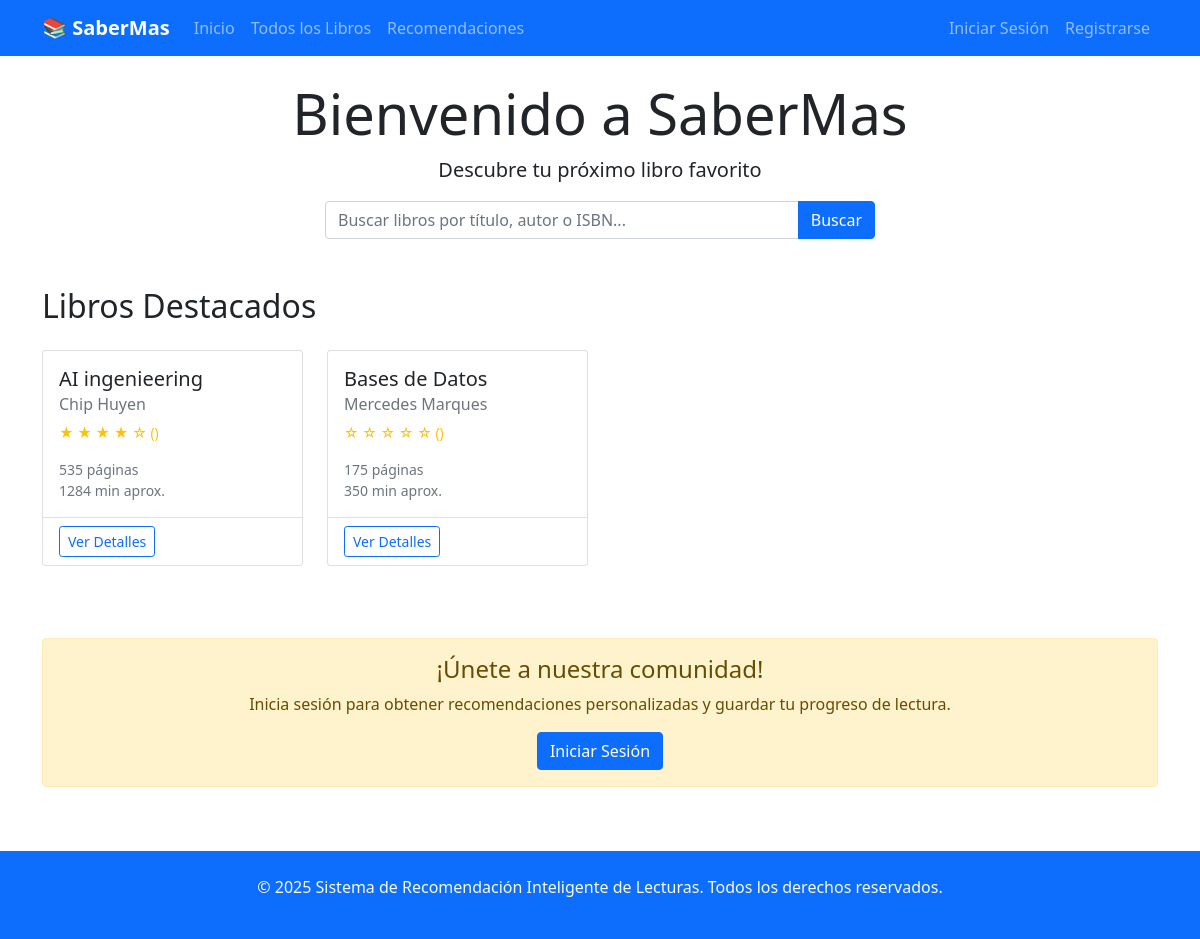
The page / on the database its author committed.
### sril/models.py (models this page shows, shortened)
class Libro(models.Model):
    titulo = models.CharField(max_length=255, verbose_name="Título")
    autor = models.CharField(max_length=255, verbose_name="Autor")
    isbn = models.CharField(
        max_length=20,
        unique=True,
        blank=True,
        null=True,
        verbose_name="ISBN"
    )
    sinopsis = models.TextField(blank=True, null=True, verbose_name="Sinopsis")
    numero_paginas = models.PositiveIntegerField(
        default=0,
        verbose_name="Número de páginas"
    )
    tiempo_lectura_promedio = models.PositiveIntegerField(
        default=0,
        help_text="Tiempo promedio de lectura en minutos",
        verbose_name="Tiempo de lectura"
    )
    fecha_publicacion = models.DateField(
        blank=True,
        null=True,
        verbose_name="Fecha de publicación"
    )
    editorial = models.CharField(
        max_length=100,
        blank=True,
        null=True,
        verbose_name="Editorial"
    )
    archivo_pdf = models.FileField(
        upload_to='libros/pdfs/',
        blank=True,
        null=True,
        validators=[FileExtensionValidator(allowed_extensions=['pdf'])],
        help_text="Subir archivo PDF del libro",
        verbose_name="Archivo PDF"
    )
    portada = models.ImageField(
        upload_to='libros/portadas/',
        blank=True,
        null=True,
        help_text="Portada generada automáticamente desde el PDF",
        verbose_name="Portada"
    )
    disponible_descarga = models.BooleanField(
        default=False,
        help_text="¿Está disponible para descarga?",
        verbose_name="Disponible para descarga"
    )
    categorias = models.ManyToManyField(
        'Categoria',
        through='LibroCategoria',
        verbose_name="Categorías"
    )
    activo = models.BooleanField(default=True, verbose_name="Activo")
    fecha_creacion = models.DateTimeField(auto_now_add=True, verbose_name="Fecha de creación")
    fecha_actualizacion = models.DateTimeField(auto_now=True, verbose_name="Fecha de actualización")
    class Meta:
        verbose_name = 'Libro'
        verbose_name_plural = 'Libros'
        ordering = ['titulo']
        indexes = [
            models.Index(fields=['titulo']),
            models.Index(fields=['autor']),
            models.Index(fields=['fecha_publicacion']),
        ]
    class Meta:
        verbose_name = 'Libro'
        verbose_name_plural = 'Libros'
        ordering = ['titulo']
        indexes = [
            models.Index(fields=['titulo']),
            models.Index(fields=['autor']),
            models.Index(fields=['fecha_publicacion']),
        ]

### sril/views.py (the view)
# urls.py: 2. Add a URL to urlpatterns:  path('', views.home, name='home')
def home(request):
    libros_destacados = Libro.objects.annotate(
        avg_rating=Avg('puntuaciones__puntuacion'),
        num_ratings=Count('puntuaciones')
    ).filter(activo=True).order_by('-avg_rating')[:8]
    context = {
        'libros_destacados': libros_destacados,
    }
    return render(request, 'sril/home.html', context)

### sril/templates/sril/home.html (shortened to what this page needs)
{% extends 'sril/base.html' %}
{% block content %}
<div class="row">
    <div class="col-12 text-center mb-5">
        <h1 class="display-4">Bienvenido a SaberMas</h1>
        <p class="lead">Descubre tu próximo libro favorito</p>
        <form method="get" action="{% url 'sril:lista_libros' %}" class="row g-3 justify-content-center">
            <div class="col-md-6">
                <div class="input-group">
                    <input type="text" name="q" class="form-control" placeholder="Buscar libros por título, autor o ISBN...">
                    <button class="btn btn-primary" type="submit">Buscar</button>
                </div>
            </div>
        </form>
    </div>
</div>
<div class="row mb-5">
    <div class="col-12">
        <h2 class="mb-4">Libros Destacados</h2>
        <div class="row">
            {% for libro in libros_destacados %}
            <div class="col-md-3 mb-4">
                <div class="card book-card h-100">
                    <div class="card-body">
                        <h5 class="card-title">{{ libro.titulo }}</h5>
                        <h6 class="card-subtitle mb-2 text-muted">{{ libro.autor }}</h6>
                        <p class="card-text small">
                            <span class="rating-stars">
                                {% with rating=libro.avg_rating|default:0 %}
                                    {% for i in "12345" %}
                                        {% if forloop.counter <= rating %}
                                            ★
                                        {% else %}
                                            ☆
                                        {% endif %}
                                    {% endfor %}
                                {% endwith %}
                                ({{ rating|floatformat:1 }})
                            </span>
                        </p>
                        <p class="card-text small text-muted">
                            {{ libro.numero_paginas }} páginas<br>
                            {{ libro.tiempo_lectura_promedio }} min aprox.
                        </p>
                    </div>
                    <div class="card-footer bg-transparent">
                        <a href="{% url 'sril:detalle_libro' libro.id %}" class="btn btn-sm btn-outline-primary">Ver Detalles</a>
                    </div>
                </div>
            </div>
            {% empty %}
            <div class="col-12">
                <div class="alert alert-info">
                    No hay libros destacados disponibles en este momento.
                </div>
            </div>
            {% endfor %}
        </div>
    </div>
</div>
{% if user.is_authenticated %}
<div class="row">
    <div class="col-md-4 mb-3">
        <div class="card text-center">
            <div class="card-body">
                <h5 class="card-title">Mis Preferencias</h5>
                <p class="card-text">Personaliza tus gustos literarios</p>
                <a href="{% url 'sril:mis_preferencias' %}" class="btn btn-primary">Gestionar</a>
            </div>
        </div>
    </div>
    <div class="col-md-4 mb-3">
        <div class="card text-center">
            <div class="card-body">
                <h5 class="card-title">Explorar</h5>
                <p class="card-text">Descubre todos nuestros libros</p>
                <a href="{% url 'sril:lista_libros' %}" class="btn btn-outline-primary">Ver Catálogo</a>
            </div>
        </div>
    </div>
    <div class="col-md-4 mb-3">
        <div class="card text-center">
            <div class="card-body">
                <h5 class="card-title">Recomendaciones</h5>
                <p class="card-text">Libros basados en tus gustos</p>
                <a href="{% url 'sril:lista_libros' %}" class="btn btn-outline-success">Ver Recomendaciones</a>
            </div>
        </div>
    </div>
</div>
{% else %}
<div class="row">
    <div class="col-12 text-center">
        <div class="alert alert-warning">
            <h4>¡Únete a nuestra comunidad!</h4>
            <p>Inicia sesión para obtener recomendaciones personalizadas y guardar tu progreso de lectura.</p>
            <a href="{% url 'login' %}" class="btn btn-primary">Iniciar Sesión</a>
        </div>
    </div>
</div>
{% endif %}
{% endblock %}

### sril/templates/sril/base.html (style rules this page uses)
.book-card { transition: transform 0.2s; height: 100%; }
.rating-stars { color: #ffc107; }

### rows shown on the page
Libro: titulo "AI ingenieering", autor "Chip Huyen", numero_paginas "535", tiempo_lectura_promedio "1284"
Libro: titulo "Bases de Datos", autor "Mercedes Marques", numero_paginas "175", tiempo_lectura_promedio "350"
